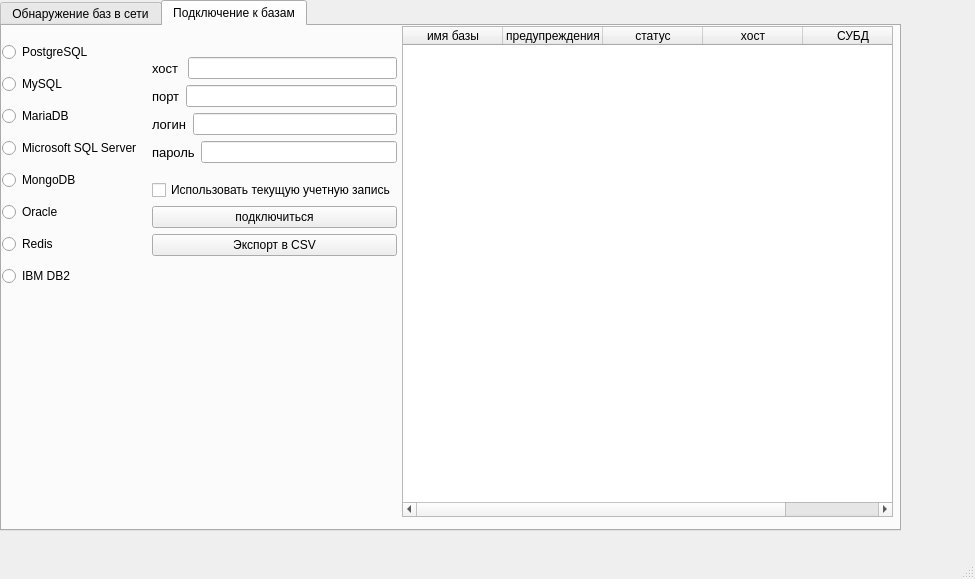
<?xml version="1.0" encoding="UTF-8"?>
<ui version="4.0">
 <class>MainWindow</class>
 <widget class="QMainWindow" name="MainWindow">
  <property name="geometry">
   <rect>
    <x>0</x>
    <y>0</y>
    <width>975</width>
    <height>579</height>
   </rect>
  </property>
  <property name="windowTitle">
   <string>MainWindow</string>
  </property>
  <widget class="QWidget" name="centralwidget">
   <widget class="QTabWidget" name="tabWidget">
    <property name="geometry">
     <rect>
      <x>0</x>
      <y>0</y>
      <width>901</width>
      <height>531</height>
     </rect>
    </property>
    <property name="currentIndex">
     <number>1</number>
    </property>
    <widget class="QWidget" name="tab">
     <attribute name="title">
      <string>Обнаружение баз в сети</string>
     </attribute>
     <layout class="QHBoxLayout" name="horizontalLayout_2">
      <item>
       <layout class="QVBoxLayout" name="verticalLayout_5">
        <item>
         <layout class="QVBoxLayout" name="verticalLayout_4">
          <item>
           <layout class="QHBoxLayout" name="horizontalLayout_4">
            <item>
             <layout class="QVBoxLayout" name="verticalLayout">
              <item>
               <widget class="QCheckBox" name="postgreCheckBox">
                <property name="enabled">
                 <bool>true</bool>
                </property>
                <property name="tabletTracking">
                 <bool>false</bool>
                </property>
                <property name="text">
                 <string>PostgreSQL: 5432</string>
                </property>
                <property name="checked">
                 <bool>true</bool>
                </property>
               </widget>
              </item>
              <item>
               <widget class="QCheckBox" name="mySQLcheckBox">
                <property name="text">
                 <string>MySQL/MariaDB: 3306</string>
                </property>
                <property name="checked">
                 <bool>true</bool>
                </property>
               </widget>
              </item>
              <item>
               <widget class="QCheckBox" name="MSScheckBox">
                <property name="text">
                 <string>Microsoft SQL Server: 1433</string>
                </property>
                <property name="checked">
                 <bool>true</bool>
                </property>
               </widget>
              </item>
              <item>
               <widget class="QCheckBox" name="mongoDBcheckBox">
                <property name="text">
                 <string>MongoDB: 27017</string>
                </property>
                <property name="checked">
                 <bool>true</bool>
                </property>
               </widget>
              </item>
              <item>
               <widget class="QCheckBox" name="Oracle">
                <property name="text">
                 <string>Oracle: 1521</string>
                </property>
                <property name="checked">
                 <bool>true</bool>
                </property>
               </widget>
              </item>
              <item>
               <widget class="QCheckBox" name="redisCheckBox">
                <property name="text">
                 <string>Redis: 6379</string>
                </property>
                <property name="checked">
                 <bool>true</bool>
                </property>
               </widget>
              </item>
              <item>
               <widget class="QCheckBox" name="IBMDB2">
                <property name="text">
                 <string>DB2: 50000</string>
                </property>
                <property name="checked">
                 <bool>true</bool>
                </property>
               </widget>
              </item>
             </layout>
            </item>
            <item>
             <layout class="QVBoxLayout" name="verticalLayout_2">
              <item>
               <layout class="QHBoxLayout" name="horizontalLayout">
                <item>
                 <widget class="QLabel" name="beforeLabel">
                  <property name="text">
                   <string>диапазон ip-адресов:</string>
                  </property>
                 </widget>
                </item>
                <item>
                 <widget class="QLineEdit" name="beforeLineEdit"/>
                </item>
                <item>
                 <widget class="QLabel" name="afterLabel">
                  <property name="text">
                   <string>до:</string>
                  </property>
                 </widget>
                </item>
                <item>
                 <widget class="QLineEdit" name="afterLineEdit"/>
                </item>
               </layout>
              </item>
              <item>
               <widget class="QRadioButton" name="standartPort">
                <property name="text">
                 <string>проверка по стандартным портам</string>
                </property>
                <property name="checked">
                 <bool>true</bool>
                </property>
               </widget>
              </item>
              <item>
               <widget class="QRadioButton" name="portDiap">
                <property name="text">
                 <string>ввести диапазон портов</string>
                </property>
               </widget>
              </item>
              <item>
               <layout class="QHBoxLayout" name="horizontalLayout_3">
                <item>
                 <widget class="QLabel" name="beforeLabelPorts">
                  <property name="enabled">
                   <bool>false</bool>
                  </property>
                  <property name="text">
                   <string>диапазон портов:</string>
                  </property>
                 </widget>
                </item>
                <item>
                 <widget class="QLineEdit" name="beforeLineEditPorts">
                  <property name="enabled">
                   <bool>false</bool>
                  </property>
                 </widget>
                </item>
                <item>
                 <widget class="QLabel" name="afterLabelPorts">
                  <property name="enabled">
                   <bool>false</bool>
                  </property>
                  <property name="text">
                   <string>до:</string>
                  </property>
                 </widget>
                </item>
                <item>
                 <widget class="QLineEdit" name="afterLineEditPorts">
                  <property name="enabled">
                   <bool>false</bool>
                  </property>
                 </widget>
                </item>
               </layout>
              </item>
             </layout>
            </item>
            <item>
             <layout class="QVBoxLayout" name="verticalLayout_3">
              <item>
               <widget class="QPushButton" name="scanButton">
                <property name="text">
                 <string>Сканировать</string>
                </property>
               </widget>
              </item>
              <item>
               <widget class="QPushButton" name="stopButton">
                <property name="enabled">
                 <bool>false</bool>
                </property>
                <property name="text">
                 <string>Стоп</string>
                </property>
               </widget>
              </item>
             </layout>
            </item>
           </layout>
          </item>
          <item>
           <widget class="QTableWidget" name="resultTable">
            <property name="minimumSize">
             <size>
              <width>150</width>
              <height>0</height>
             </size>
            </property>
            <attribute name="horizontalHeaderCascadingSectionResizes">
             <bool>false</bool>
            </attribute>
            <attribute name="horizontalHeaderShowSortIndicator" stdset="0">
             <bool>false</bool>
            </attribute>
            <attribute name="horizontalHeaderStretchLastSection">
             <bool>false</bool>
            </attribute>
            <attribute name="verticalHeaderShowSortIndicator" stdset="0">
             <bool>false</bool>
            </attribute>
            <attribute name="verticalHeaderStretchLastSection">
             <bool>false</bool>
            </attribute>
            <column>
             <property name="text">
              <string>IP-адрес</string>
             </property>
            </column>
            <column>
             <property name="text">
              <string>Порт</string>
             </property>
            </column>
            <column>
             <property name="text">
              <string>Тип СУБД</string>
             </property>
            </column>
            <column>
             <property name="text">
              <string>Время отклика</string>
             </property>
            </column>
           </widget>
          </item>
         </layout>
        </item>
        <item>
         <widget class="QProgressBar" name="progressBar">
          <property name="value">
           <number>0</number>
          </property>
         </widget>
        </item>
       </layout>
      </item>
     </layout>
    </widget>
    <widget class="QWidget" name="tab_2">
     <attribute name="title">
      <string>Подключение к базам</string>
     </attribute>
     <widget class="QTableWidget" name="tableWidget">
      <property name="geometry">
       <rect>
        <x>400</x>
        <y>0</y>
        <width>491</width>
        <height>491</height>
       </rect>
      </property>
      <column>
       <property name="text">
        <string>имя базы</string>
       </property>
      </column>
      <column>
       <property name="text">
        <string>предупреждения</string>
       </property>
      </column>
      <column>
       <property name="text">
        <string>статус</string>
       </property>
      </column>
      <column>
       <property name="text">
        <string>хост</string>
       </property>
      </column>
      <column>
       <property name="text">
        <string>СУБД</string>
       </property>
      </column>
     </widget>
     <widget class="QWidget" name="layoutWidget">
      <property name="geometry">
       <rect>
        <x>0</x>
        <y>10</y>
        <width>151</width>
        <height>261</height>
       </rect>
      </property>
      <layout class="QVBoxLayout" name="verticalLayout_6">
       <item>
        <widget class="QRadioButton" name="radioPostgre">
         <property name="text">
          <string>PostgreSQL</string>
         </property>
        </widget>
       </item>
       <item>
        <widget class="QRadioButton" name="radioMySQL">
         <property name="text">
          <string>MySQL</string>
         </property>
        </widget>
       </item>
       <item>
        <widget class="QRadioButton" name="radioMaria">
         <property name="text">
          <string>MariaDB</string>
         </property>
        </widget>
       </item>
       <item>
        <widget class="QRadioButton" name="radioMSSQL">
         <property name="text">
          <string>Microsoft SQL Server</string>
         </property>
        </widget>
       </item>
       <item>
        <widget class="QRadioButton" name="radioMongo">
         <property name="text">
          <string>MongoDB</string>
         </property>
        </widget>
       </item>
       <item>
        <widget class="QRadioButton" name="radioOracle">
         <property name="text">
          <string>Oracle</string>
         </property>
        </widget>
       </item>
       <item>
        <widget class="QRadioButton" name="radioRedis">
         <property name="text">
          <string>Redis</string>
         </property>
        </widget>
       </item>
       <item>
        <widget class="QRadioButton" name="radioIBM">
         <property name="text">
          <string>IBM DB2</string>
         </property>
        </widget>
       </item>
      </layout>
     </widget>
     <widget class="QWidget" name="layoutWidget">
      <property name="geometry">
       <rect>
        <x>150</x>
        <y>20</y>
        <width>245</width>
        <height>221</height>
       </rect>
      </property>
      <layout class="QVBoxLayout" name="verticalLayout_9">
       <item>
        <layout class="QVBoxLayout" name="verticalLayout_7">
         <item>
          <layout class="QHBoxLayout" name="horizontalLayout_5">
           <item>
            <widget class="QLabel" name="beforeLabel_2">
             <property name="font">
              <font>
               <pointsize>10</pointsize>
              </font>
             </property>
             <property name="text">
              <string>хост </string>
             </property>
            </widget>
           </item>
           <item>
            <widget class="QLineEdit" name="hostLine"/>
           </item>
          </layout>
         </item>
         <item>
          <layout class="QHBoxLayout" name="horizontalLayout_6">
           <item>
            <widget class="QLabel" name="beforeLabel_5">
             <property name="font">
              <font>
               <pointsize>10</pointsize>
              </font>
             </property>
             <property name="text">
              <string>порт</string>
             </property>
            </widget>
           </item>
           <item>
            <widget class="QLineEdit" name="portLine"/>
           </item>
          </layout>
         </item>
         <item>
          <layout class="QHBoxLayout" name="horizontalLayout_7">
           <item>
            <widget class="QLabel" name="beforeLabel_3">
             <property name="font">
              <font>
               <pointsize>10</pointsize>
              </font>
             </property>
             <property name="text">
              <string>логин</string>
             </property>
            </widget>
           </item>
           <item>
            <widget class="QLineEdit" name="loginLine"/>
           </item>
          </layout>
         </item>
         <item>
          <layout class="QHBoxLayout" name="horizontalLayout_8">
           <item>
            <widget class="QLabel" name="beforeLabel_4">
             <property name="font">
              <font>
               <pointsize>10</pointsize>
              </font>
             </property>
             <property name="text">
              <string>пароль</string>
             </property>
            </widget>
           </item>
           <item>
            <widget class="QLineEdit" name="passLine"/>
           </item>
          </layout>
         </item>
        </layout>
       </item>
       <item>
        <layout class="QVBoxLayout" name="verticalLayout_8">
         <item>
          <widget class="QCheckBox" name="checkBox">
           <property name="text">
            <string>Использовать текущую учетную запись</string>
           </property>
          </widget>
         </item>
         <item>
          <widget class="QPushButton" name="connected">
           <property name="text">
            <string>подключиться</string>
           </property>
          </widget>
         </item>
         <item>
          <widget class="QPushButton" name="pushButton_2">
           <property name="text">
            <string>Экспорт в CSV</string>
           </property>
          </widget>
         </item>
        </layout>
       </item>
      </layout>
     </widget>
    </widget>
   </widget>
  </widget>
  <widget class="QMenuBar" name="menubar">
   <property name="geometry">
    <rect>
     <x>0</x>
     <y>0</y>
     <width>975</width>
     <height>22</height>
    </rect>
   </property>
  </widget>
  <widget class="QStatusBar" name="statusbar"/>
 </widget>
 <resources/>
 <connections/>
</ui>
